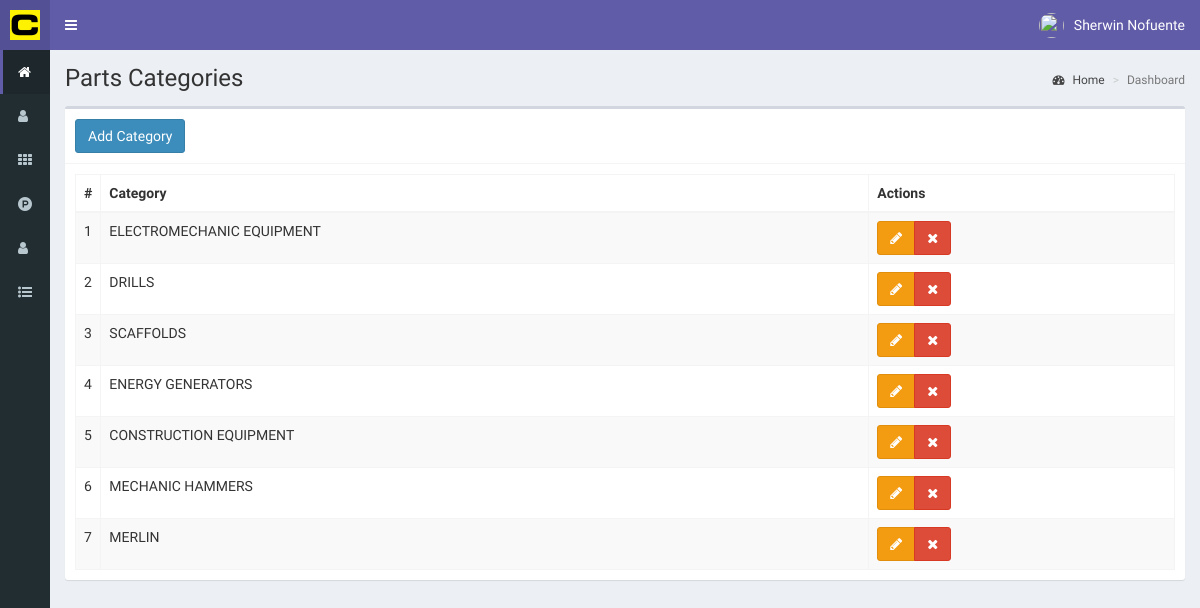
The app's page /categories (signed in) with its own data.
### tables this page shows
CREATE TABLE `categories` (
  `id` int(11) NOT NULL,
  `category` text NOT NULL,
  `date` timestamp NOT NULL DEFAULT current_timestamp() ON UPDATE current_timestamp()
);

### controllers/template.controller.php (called while the page is built)
<?php
class ControllerTemplate {
	 static public function ctrTemplate(){
	 	include "views/template.php";
	 }
}

### index.php (called while the page is built, shortened)
<?php
require_once "controllers/template.controller.php";
require_once "controllers/users.controller.php";
require_once "controllers/categories.controller.php";
require_once "controllers/withdrawal.controller.php";
require_once "models/categories.model.php";
$template = new ControllerTemplate();
$template -> ctrTemplate();

### controllers/categories.controller.php (called while the page is built, shortened)
<?php
class ControllerCategory {
static public function ctrShowCategories($item, $value){
    $table = "categories";
    $answer = CategoriesModel::mdlShowCategories($table, $item, $value);
    return $answer;
}
}

### models/connection.php (called while the page is built)
<?php
class Connection {
	static public function connect(){
		$link = new PDO("mysql:host=localhost;dbname=spare", "root", "");
		$link -> exec("set names utf8");
		return $link;
	}
}

### models/categories.model.php (called while the page is built, shortened)
<?php
require_once "connection.php";
class CategoriesModel{
	static public function mdlShowCategories($table, $item, $value){
		if($item != null){
			$stmt = Connection::connect()->prepare("SELECT * FROM $table WHERE $item = :$item");
			$stmt -> bindParam(":".$item, $value, PDO::PARAM_STR);
			$stmt -> execute();
			return $stmt -> fetch();
		} else {
			$stmt = Connection::connect()->prepare("SELECT * FROM $table");
			$stmt -> execute();
			return $stmt -> fetchAll();
		}
	}
}

### views/modules/categories.php (the view, shortened to what this page needs)
<div class="content-wrapper">
    <section class="content-header">
      <h1>
        Parts Categories
      </h1>
      <ol class="breadcrumb">
        <li><a href="home"><i class="fa fa-dashboard"></i> Home</a></li>
        <li class="active">Dashboard</li>
      </ol>
    </section>
    <section class="content">
      <div class="box">
        <div class="box-header with-border">
            <button class="btn btn-primary" data-toggle="modal" data-target="#addCategory" >
              Add Category
            </button>
        </div>
        <div class="box-body">
            <table class="table table-bordered table-striped dt-responsive tables" width="100%">
                <thead>
                    <tr>
                        <th style="width:10px">#</th>
                        <th>Category</th>
                        <th>Actions</th>
                    </tr>
                </thead>
                  <tbody>
                 <?php
                  $item = null;
                  $value = null;
                  $categories = ControllerCategory::ctrShowCategories($item, $value);
                  foreach ($categories as $key => $value) {
                    echo '<tr>
                            <td>'.($key+1).'</td>
                            <td class="text-uppercase">'.$value['category'].'</td>
                            <td>
                              <div class="btn-group">
                                <button class="btn btn-warning btnEditCategory" idCategory="'.$value["id"].'" data-toggle="modal" data-target="#EditCategory"><i class="fa fa-pencil"></i></button>';
                                if($_SESSION["profile"] =="Administrator"){
                                echo '<button class="btn btn-danger btnDeleteCategory" idCategory="'.$value["id"].'"><i class="fa fa-times"></i></button>';
                                }
                             echo '</div>
                            </td>
                          </tr>';
                    }
                  ?>
              </tbody>
            </table>
        </div>
      </div>
    </section>
  </div>

### records on screen
categories: category "ELECTROMECHANIC EQUIPMENT"
categories: category "DRILLS"
categories: category "SCAFFOLDS"
categories: category "ENERGY GENERATORS"
categories: category "CONSTRUCTION EQUIPMENT"
categories: category "MECHANIC HAMMERS"
categories: category "MERLIN"

### other values on screen
$_SESSION["name"] "Sherwin Nofuente"
